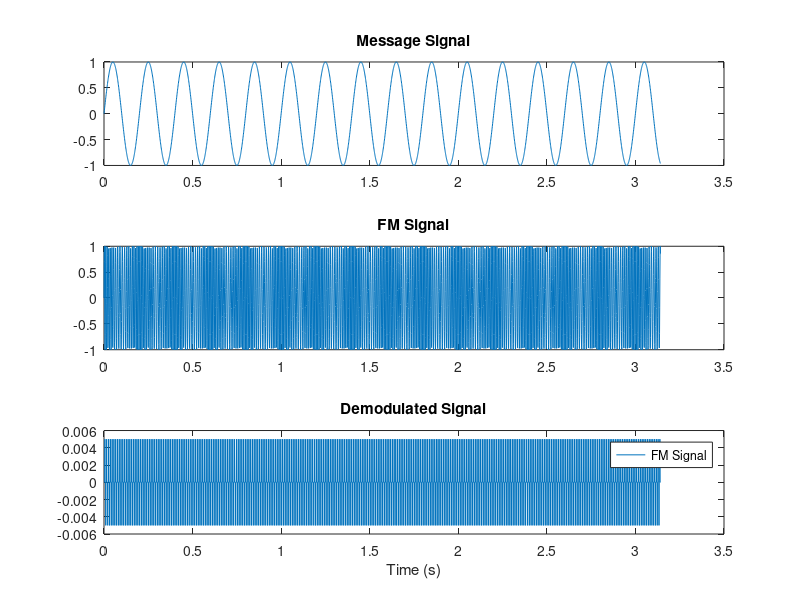

Recreate this plot in MATLAB.

fc = 100; 
beta = 5;   
fm = 5;      
Kv = 100;
Kf = 1;      
tau = 0.1;   

t = 0:0.001:pi;  
msg = sin(2*pi*fm*t);
fm_signal = sin(2*pi*fc*t + beta*msg);

vco_out = zeros(size(t));
vco_input = 0;
error_filtered = 0; 


for i = 2:length(t)
    error = fm_signal(i) * vco_out(i-1);
    error_filtered = error_filtered + Kf * error * 0.001; 

    vco_input = vco_input + error_filtered * 0.001;
    vco_out(i) = sin(2*pi*fc*t(i) + Kv*vco_input);
end

demodulated_signal = diff(unwrap(angle(vco_out)));
demodulated_signal = demodulated_signal / (2*pi*Kv);
demodulated_signal = [0 demodulated_signal]; 

figure;
subplot(311)
plot(t, msg);
title('Message Signal');

subplot(312)
plot(t, fm_signal);
title('FM Signal');

subplot(313)
plot(t, demodulated_signal);
title('Demodulated Signal');
legend('FM Signal', 'VCO Output', 'Demodulated Signal');
xlabel('Time (s)');
